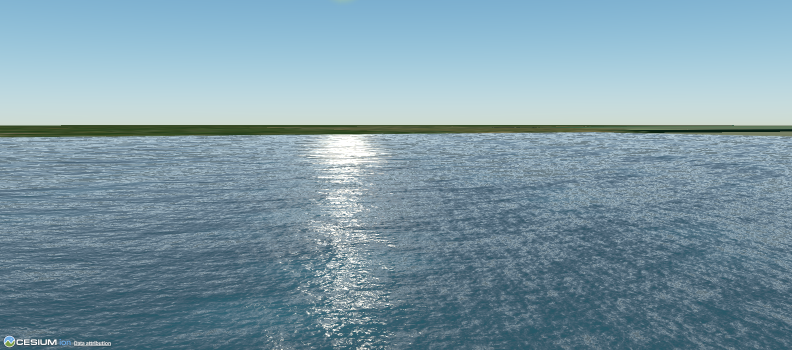
#> input picture shot.png, 1584 x 700 px (shown at 1/2 size)
$ python _patch_detect.py shot.png
#> lines starting #> are read from the running program, lines starting #| are printed output that depends on the picture
# -*- coding: utf-8 -*-
"""灰斑检测：找水面里"饱和度明显低于周围"的连通区域（用户所说的"灰色斑块"）。

用法：
    python _patch_detect.py <渲染图.png> [--out <标注图.png>] [--drop 12] [--minarea 300]

原理：
  1. 只在水面区域统计（排除天空/陆地：亮度门限 + 只统计地平线以下的像素）。
  2. 取水面饱和度的中位数作为基准，标记 sat < median - drop 的像素。
  3. 形态学去噪后取连通域，面积 > minarea 的即"灰斑"，输出包围盒与均值。
  4. 同时输出整幅水面的饱和度分布（分位数），便于判断是"整体偏低"还是"局部塌陷"。
"""
import sys
from PIL import Image, ImageDraw

args = sys.argv[1:]
if not args:
    print(__doc__)
    sys.exit(1)
src = args[0]
def opt(name, d):
    return args[args.index(name) + 1] if name in args else d
out = opt('--out', src.rsplit('.', 1)[0] + '_patchmask.png')
DROP = float(opt('--drop', 12))
MINAREA = int(opt('--minarea', 300))

img = Image.open(src).convert('RGB')
#> img is the input picture: PIL image 1584x700 RGB; mean R, G, B 124.9, 154, 167.1
W, H = img.size
#> W = 1584; H = 700
px = img.load()

def sat_lum(p):
    r, g, b = p
    mx, mn = max(r, g, b), min(r, g, b)
    s = (mx - mn) / mx * 100 if mx else 0
    return s, 0.299 * r + 0.587 * g + 0.114 * b

# ---- 1. 水面掩膜：地平线以下 + 亮度在水范围内 ----
# 地平线：从上往下找第一行出现"大片较亮"的位置；简化为取 H*0.30 以下，再按亮度过滤
sats = []
for y in range(int(H * 0.30), H, 2):
    for x in range(0, W, 2):
        s, l = sat_lum(px[x, y])
        if 20 < l < 215:
            sats.append(s)
sats.sort()
if not sats:
    print('no water pixels'); sys.exit(0)
med = sats[len(sats) // 2]
q = lambda p: sats[min(len(sats) - 1, int(len(sats) * p))]
print(f'{src}  {W}x{H}')
#| shot.png  1584x700
print(f'  水面饱和度分位: p5={q(.05):.0f} p25={q(.25):.0f} p50={med:.0f} p75={q(.75):.0f} p95={q(.95):.0f}')
#|   水面饱和度分位: p5=7 p25=20 p50=28 p75=37 p95=51

TH = med - DROP
mask = [[False] * W for _ in range(H)]
for y in range(int(H * 0.30), H):
    for x in range(W):
        s, l = sat_lum(px[x, y])
        if 20 < l < 215 and s < TH:
            mask[y][x] = True

# ---- 2. 连通域（4 邻域，迭代栈实现）----
seen = [[False] * W for _ in range(H)]
patches = []
for y in range(int(H * 0.30), H, 2):
    for x in range(0, W, 2):
        if mask[y][x] and not seen[y][x]:
            stack = [(x, y)]; seen[y][x] = True
            cnt = 0; sx = sy = ss = sl = 0
            minx = maxx = x; miny = maxy = y
            while stack:
                cx, cy = stack.pop()
                cnt += 1
                s, l = sat_lum(px[cx, cy]); sx += cx; sy += cy; ss += s; sl += l
                if cx < minx: minx = cx
                if cx > maxx: maxx = cx
                if cy < miny: miny = cy
                if cy > maxy: maxy = cy
                for dx, dy in ((2, 0), (-2, 0), (0, 2), (0, -2)):
                    nx, ny = cx + dx, cy + dy
                    if 0 <= nx < W and 0 <= ny < H and mask[ny][nx] and not seen[ny][nx]:
                        seen[ny][nx] = True; stack.append((nx, ny))
            if cnt >= MINAREA / 4:
                patches.append((cnt * 4, minx, miny, maxx, maxy, ss / cnt, sl / cnt))

patches.sort(reverse=True)
print(f'  基准 sat={med:.0f} 阈值 sat<{TH:.0f}  连通域(面积>=~{MINAREA}px): {len(patches)} 个')
#|   基准 sat=28 阈值 sat<16  连通域(面积>=~300px): 4 个
for i, (area, x0, y0, x1, y1, s, l) in enumerate(patches[:8]):
    print(f'    #{i+1} 面积~{area}px  bbox=({x0},{y0})-({x1},{y1})  '
          f'{100*(x1-x0)/W:.0f}%x{100*(y1-y0)/H:.0f}%  均值 sat={s:.0f} lum={l:.0f}')
#> this loop made 4 passes
#> (area, x0, y0, x1, y1, s, l) on passes 1 to 4: (63876, 0, 210, 1582, 250, 7.83, 213.1), (2940, 596, 268, 794, 334, 9.92, 179.5), (1808, 586, 270, 702, 314, 10.09, 181.8), (300, 714, 338, 762, 358, 10.3, 174)
#|     #1 面积~63876px  bbox=(0,210)-(1582,250)  100%x6%  均值 sat=8 lum=213
#|     #2 面积~2940px  bbox=(596,268)-(794,334)  12%x9%  均值 sat=10 lum=179
#|     #3 面积~1808px  bbox=(586,270)-(702,314)  7%x6%  均值 sat=10 lum=182
#|     #4 面积~300px  bbox=(714,338)-(762,358)  3%x3%  均值 sat=10 lum=174

# ---- 3. 标注图 ----
ann = img.copy(); d = ImageDraw.Draw(ann)
for area, x0, y0, x1, y1, s, l in patches:
    d.rectangle([x0, y0, x1, y1], outline=(255, 40, 40), width=3)
ann.save(out)
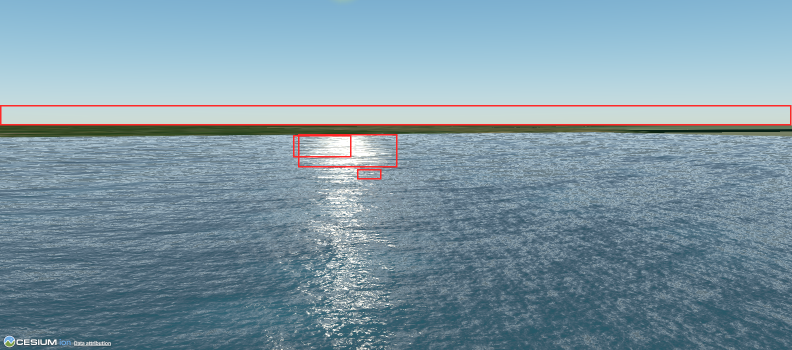
#> saved as shot_patchmask.png: PIL image 1584x700 RGB (shown at 1/2 size); mean R, G, B 125.8, 152.2, 165.4
print(f'  标注图 → {out}')
